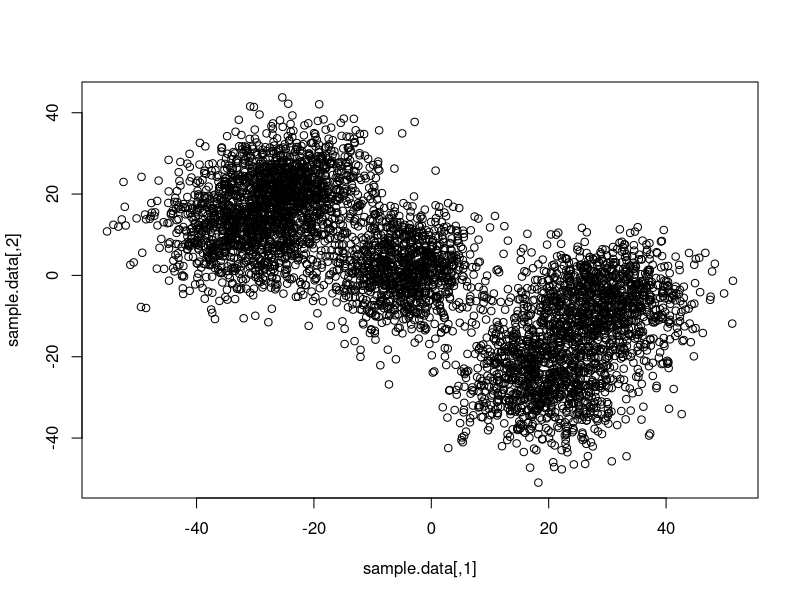
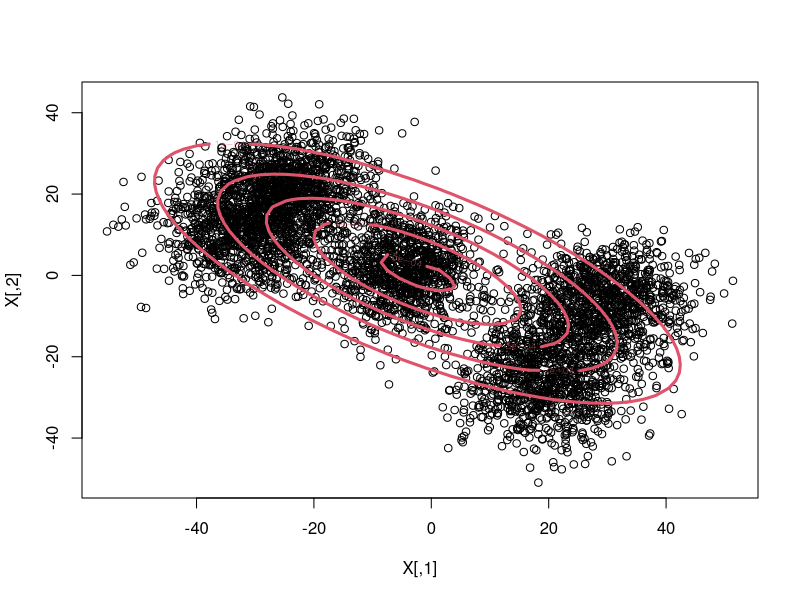
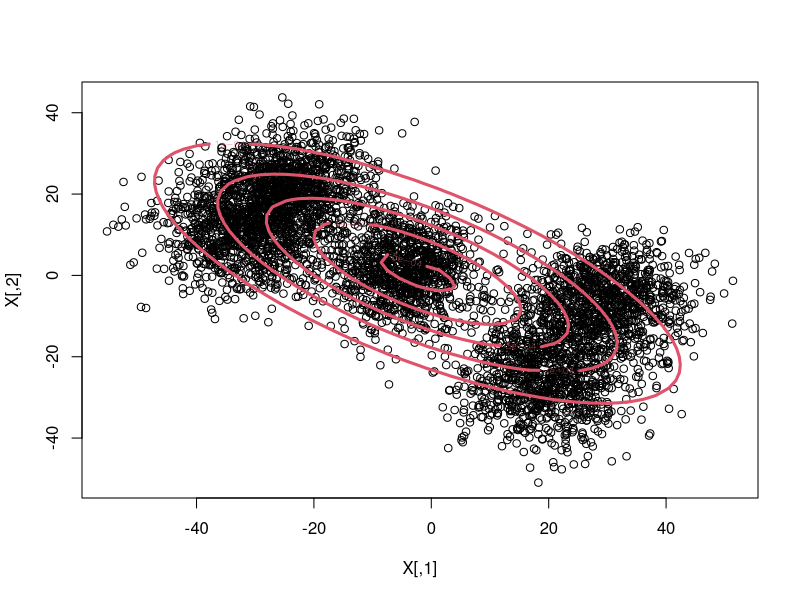
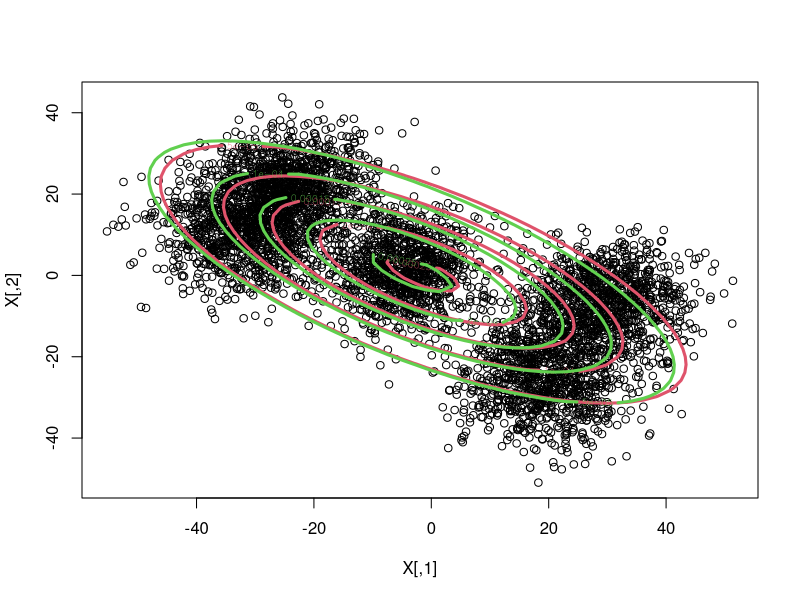
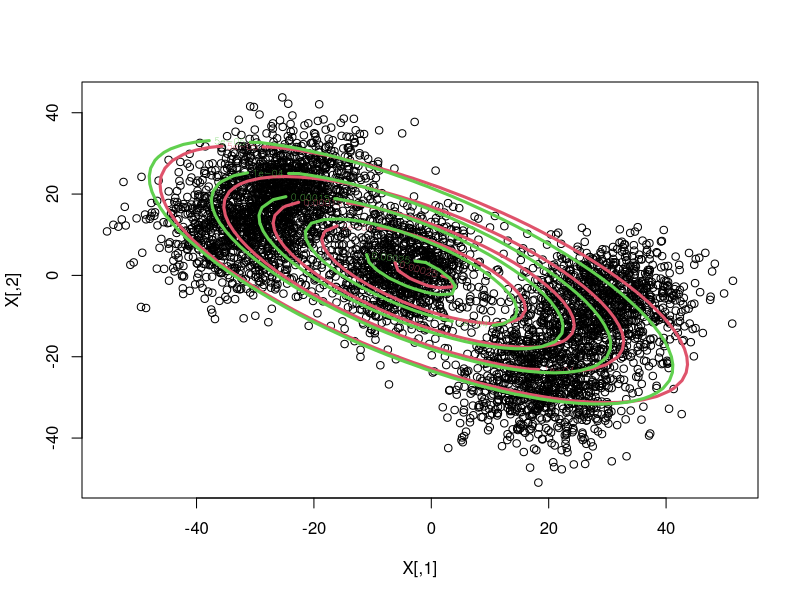
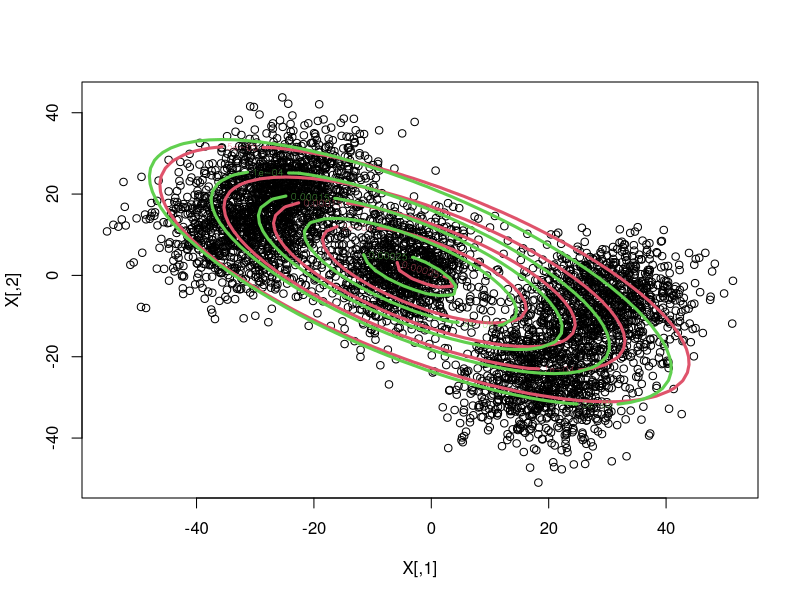
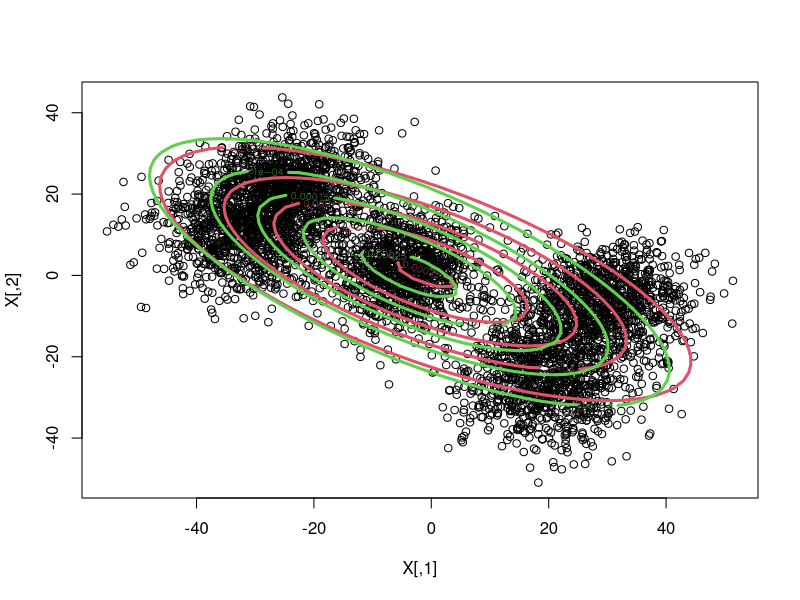
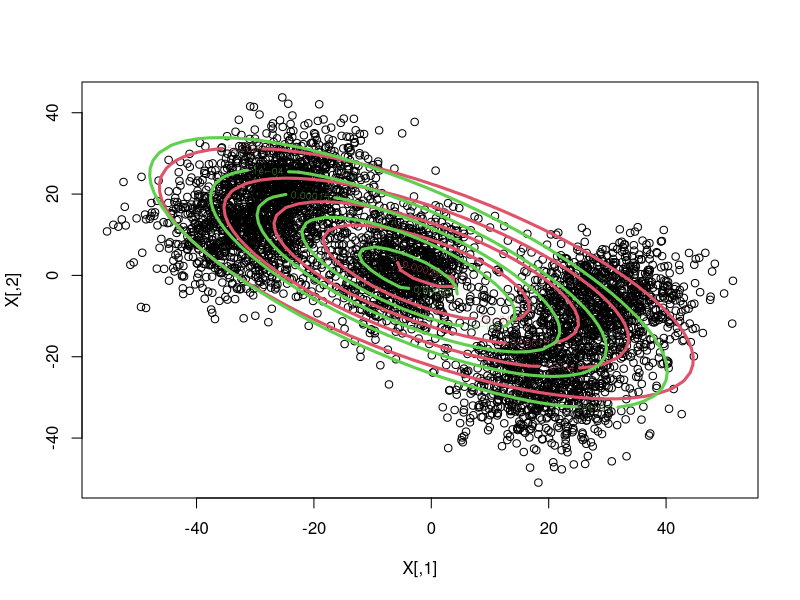

These charts were generated, in order, by the following R code: (Note: a time limit stopped this script after it produced the figures.)
library(MASS)
library(mvtnorm)


## Probability of each cluster for each point
E.step <- function(X, phi, N) {
  h <-
    with(phi, do.call(cbind,
                      lapply(1:N, function(i)
                        dmvnorm(X, mu[[i]], sig[[i]]))))
  h/rowSums(h)                       #Normalize
}

## Given the probability of each cluster for each point, we try to
## find the values of mu, sigma, and alpha that maximize the likelihood
M.step <- function(X, h, N) {
  covs <- lapply(1:N, function(i) cov.wt(X, h[,i]))
  mu <- lapply(covs, "[[", "center")
  sig <- lapply(covs, "[[", "cov")
  alpha <- colMeans(h)
  list(mu = mu, sig = sig, alpha = alpha)
}

## log.likelihood
## Given points and parameters, how well does our model fit?
## This also gives us a terminating condition for the EM algorithm.
## We stop if we don't improve all that much.
## This is also used for AIC for model selection (choosing a value of k)
log.like <- function(X, phi, N) {
  probs <- 
    with(phi, do.call(cbind,
                      lapply(1:N, function(i)
                        alpha[i] * dmvnorm(X, mu[[i]], sig[[i]]))))
  sum(log(rowSums(probs)))
}

#Function to plot current data
## Also visualize clusters using contours
plot.em <- function(X, phi, N){
  xpts <- seq((rr <- range(X[,1]))[1], rr[2], length.out=50)
  ypts <- seq((rr <- range(X[,2]))[1], rr[2], length.out=50)
  plot(X)
  for(i in 1:N) {
    mixture.contour <-
      with(phi, outer(xpts,ypts,function(x,y)
        alpha[i]*dmvnorm(cbind(x,y),mean=mu[[i]],sigma=sig[[i]])))
    contour(xpts, ypts, mixture.contour, nlevels=5, col=i+1, add=TRUE, lwd=3)
  }
}

## Terminate if log.like @ (t-1) - log.like @ (t) is below a threshold

## Here we actually run EM.
## X is our data set
## N is the number of points
## This EM algorithm implementation should be able to handle values of X with any dimension.
## However, it only can plot 2D data.
run.em <- function(X, N, plot = TRUE, sleep = 0.5, max.iter = 30, save=FALSE) {
  covs <- replicate(N, list(cov.wt(X[sample(nrow(X), 30),])))
  mu <- lapply(covs, "[[", "center")
  sig <- lapply(covs, "[[", "cov")
  alpha <- rep(1/N, N)
  phi <<- list(mu = mu, sig = sig, alpha = alpha)
  
  for(i in 1:max.iter) {
    oldphi <- phi
    h <<- E.step(X, phi, N)
    phi <<- M.step(X, h, N)
    if(plot) {
      plot.em(X, phi, N)
      if(save) {
        dev.copy(jpeg, sprintf("output/em-%02d-clusters-%02d.jpg", N, i))
        dev.off()
      }
      Sys.sleep(sleep)
    }
    if((log.like(X, phi, N) - log.like(X, oldphi, N)) < 0.01)
      break
  }
  return(list(phi = phi, aic = 2*3*N - log.like(X, phi, N)))
}


##
## Example clustering
## 

sample.data <- 
  do.call(rbind, replicate(sample(5,1), list(rmvnorm(n=1000, rnorm(2, sd=30), diag(rgamma(2, 50))))))

plot(sample.data)

##
## Run EM for 1 to 6 clusters
## Output which value of k has the best fit
## 
(aics <- sapply(1:6, function(i) run.em(sample.data, i, sleep=0, max.iter=30)$aic))
which.min(aics)
nrow(sample.data)

##
## Same as above, but fit values of k multiple times
## 
(aics <- sapply(1:10, function(i) min(replicate(5, run.em(sample.data, i, sleep=0)$aic))))
which.min(aics)
nrow(sample.data)


##
## Example used in the blog
## 

two.cluster.data <- 
  rbind(rmvnorm(n=1000, mean=c(0,0), diag(2)*10),
        rmvnorm(n=1000, mean=c(3,0), matrix(c(5,2,2,1),2,2)))

run.em(two.cluster.data, 2, sleep=0, max.iter=100)

## Try a k-means clustering
## color it
km <- kmeans(two.cluster.data, 2, iter.max = 30)
plot(two.cluster.data, ylab="", xlab="", col = c("red", "blue")[km$cluster])

## Try EM mixture model clustering
## and color it
em.output <- run.em(two.cluster.data, 2, sleep=0, max.iter=100)
ecolor <- apply(E.step(two.cluster.data, em.output$phi, 2), 1, which.max)
plot(two.cluster.data, ylab="", xlab="", col = c("red", "blue")[ecolor])
